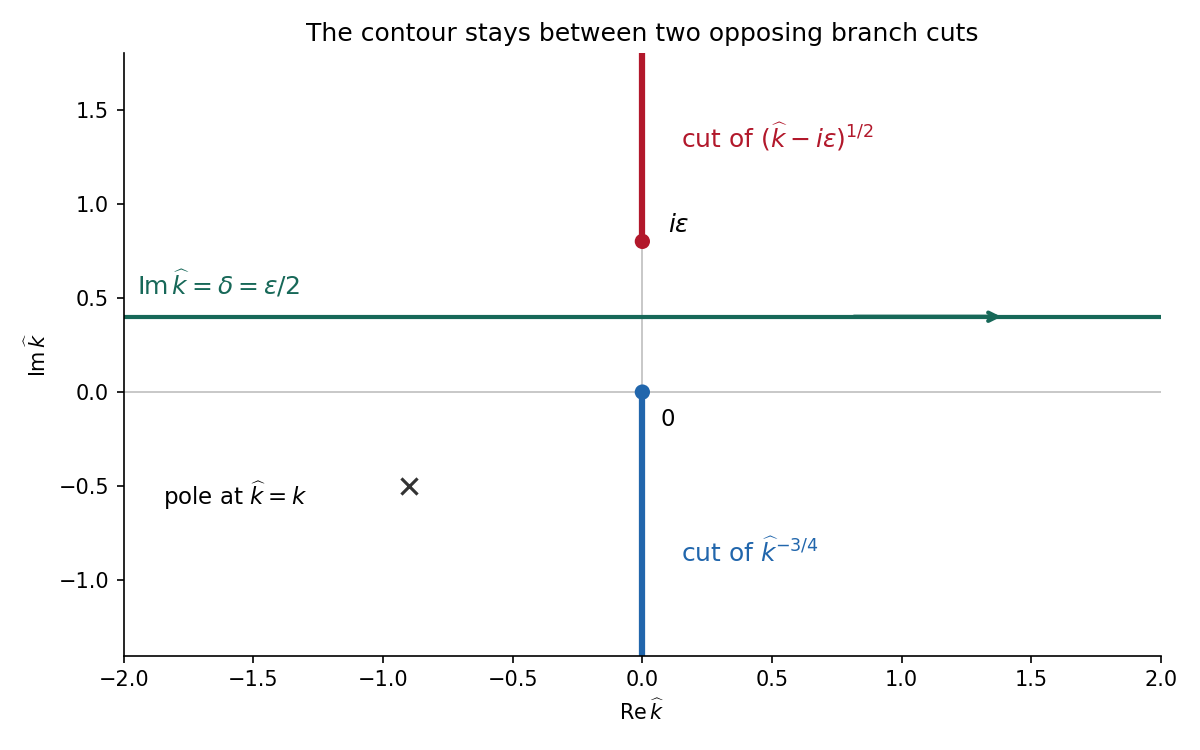

Write the Python code that produced this figure.
"""Original Fourier branch-cut prescription. Python3.14 and Matplotlib. Output CWD."""
import matplotlib
matplotlib.use("Agg")
import matplotlib.pyplot as plt
fig,ax=plt.subplots(figsize=(8,5),facecolor="white")
eps=.8;delta=.4
ax.axhline(0,color=".75",lw=.8);ax.axvline(0,color=".75",lw=.8)
ax.plot([0,0],[eps,1.8],color="#b2182b",lw=3)
ax.plot([0,0],[0,-1.4],color="#2166ac",lw=3)
ax.scatter([0,0],[eps,0],s=40,color=["#b2182b","#2166ac"],zorder=5)
ax.plot([-2,2],[delta,delta],color="#176858",lw=2)
ax.annotate("",(1.4,delta),(.8,delta),arrowprops=dict(arrowstyle="->",color="#176858",lw=2))
ax.text(.15,1.3,r"cut of $(\widehat k-i\epsilon)^{1/2}$",color="#b2182b",fontsize=12)
ax.text(.15,-.9,r"cut of $\widehat k^{-3/4}$",color="#2166ac",fontsize=12)
ax.text(.1,eps+.05,r"$i\epsilon$",fontsize=12);ax.text(.07,-.18,"0",fontsize=11)
ax.text(-1.95,delta+.12,r"$\operatorname{Im}\widehat k=\delta=\epsilon/2$",color="#176858",fontsize=12)
ax.scatter([-.9],[-.5],color=".2",marker="x",s=60)
ax.text(-1.85,-.6,r"pole at $\widehat k=k$",fontsize=11)
ax.set(xlim=(-2,2),ylim=(-1.4,1.8),xlabel=r"$\operatorname{Re}\widehat k$",
       ylabel=r"$\operatorname{Im}\widehat k$",title="The contour stays between two opposing branch cuts")
ax.spines[["top","right"]].set_visible(False)
fig.tight_layout();fig.savefig("2008-branch-cuts.png",dpi=150,facecolor="white")
